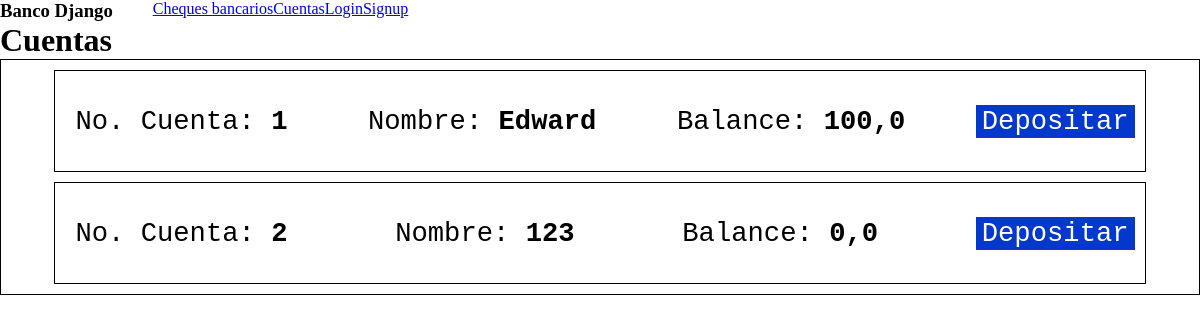
/cuentas, run on an earlier commit of the app's database.
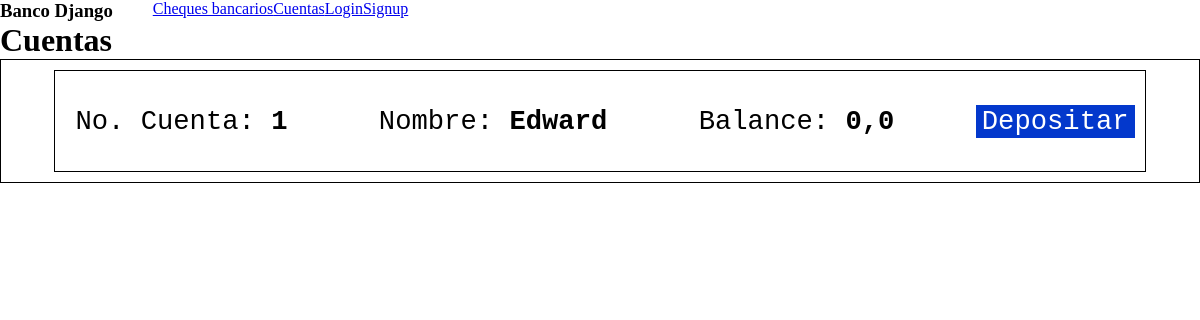
And on a later commit of the database.
### ibanking/models.py (models this page shows, shortened)
class cuenta(models.Model):
    cta_number =  models.AutoField(auto_created = True,
                  primary_key = True,
                  serialize = False,
                  verbose_name ='cta_number',
                  unique=True)
    cta_type = models.CharField(max_length=100)
    cta_moneda = models.CharField(max_length=3)
    cta_flotacion = models.FloatField(default=0)
    cta_bloqueos = models.FloatField(default=0)
    cta_balance = models.FloatField(default=0)
    cta_name = models.CharField(max_length=100, default="")
    cta_created = models.DateTimeField(auto_now_add=True)
    cta_owner = models.ForeignKey(Usuario, on_delete=models.CASCADE)

### ibanking/views.py (the view)
# urls.py: path("cuentas",views.cuentas,name="cuentas"),
def cuentas(request):
    cuentas = cuenta.objects.all()
    if request.method == "GET":
        return render(request, "cuentas/cuentas.html", {"cuentas": cuentas})

### ibanking/templates/cuentas/cuentas.html
{%extends 'base/base.html' %}
{%block content %}
<h1>Cuentas</h1>
<ul class="account-list">
    {% for cta in cuentas %}
        <li class="account-info">
            <span>No. Cuenta: <strong>{{cta.cta_number}}</strong></span>
            <span>Nombre: <strong>{{cta.cta_name}}</strong></span>
            <span>Balance: <strong>{{cta.cta_balance}}</strong></span>
            <button type="submit" class="deposit-btn"><a href="cuentas/deposito/{{cta.cta_number}}">Depositar</a></button>
        </li>
    {%endfor%}
</ul>
{%endblock%}

What changed in the data, as far as the page shows it:
removed cuenta: cta_number "2", cta_name "123", cta_balance "0,0"
changed cuenta "Edward": cta_balance "100,0" → "0,0"
